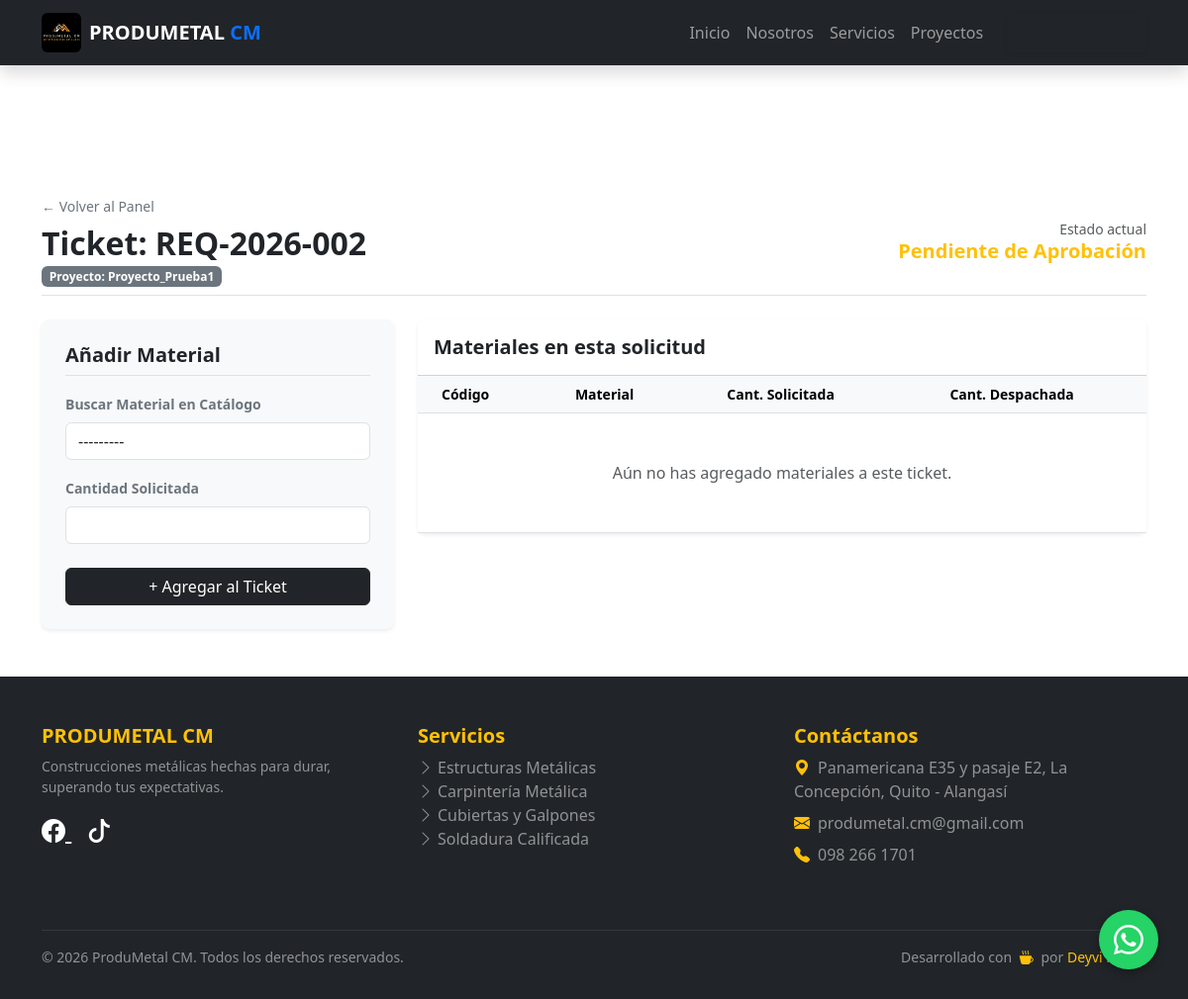
/erp/ticket/2/materiales/ (signed in), run on an earlier commit of the app's database.
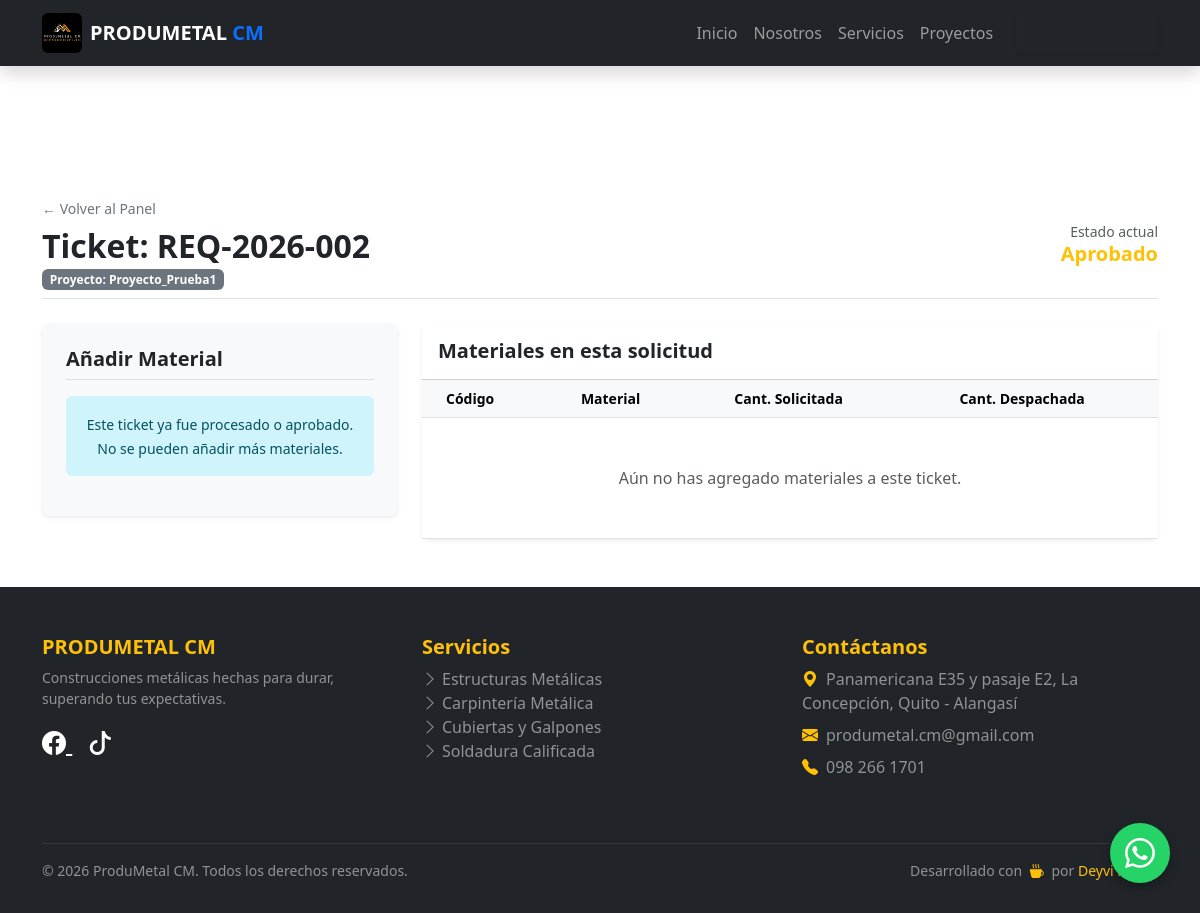
And on a later commit of the database.
### web/models.py (models this page shows, shortened)
class Requerimiento(models.Model):
    ESTADOS = [
        ('PENDIENTE', 'Pendiente de Aprobación'),
        ('APROBADO', 'Aprobado'),
        ('RECHAZADO', 'Rechazado'),
        ('DESPACHADO', 'Despachado'),
    ]
    folio = models.CharField(max_length=20, unique=True, blank=True, editable=False)
    solicitante = models.ForeignKey(User, on_delete=models.PROTECT, related_name='requerimientos')
    proyecto = models.ForeignKey(Proyecto, on_delete=models.PROTECT)
    fecha_solicitud = models.DateTimeField(auto_now_add=True)
    estado = models.CharField(max_length=20, choices=ESTADOS, default='PENDIENTE')
    observaciones = models.TextField(blank=True)

class Proyecto(models.Model):
    nombre = models.CharField(max_length=200)
    centro_costos = models.CharField(max_length=100, unique=True)
    is_active = models.BooleanField(default=True, help_text="Desmarcar para borrado lógico")
    fecha_creacion = models.DateTimeField(auto_now_add=True)

### web/views.py (the view)
# urls.py: path('erp/ticket/<int:req_id>/materiales/', views.añadir_materiales, name='añadir_materiales'),
@login_required(login_url='login')
@user_passes_test(es_solicitante, login_url='dashboard_erp')
def añadir_materiales(request, req_id):
    requerimiento = get_object_or_404(Requerimiento, id=req_id, solicitante=request.user)
    detalles = requerimiento.detalles.all()
    if request.method == 'POST':
        form_detalle = DetalleRequerimientoForm(request.POST)
        if form_detalle.is_valid():
            nuevo_detalle = form_detalle.save(commit=False)
            nuevo_detalle.requerimiento = requerimiento
            nuevo_detalle.save()
            messages.success(request, 'Material añadido al ticket.')
            return redirect('añadir_materiales', req_id=requerimiento.id)
    else:
        form_detalle = DetalleRequerimientoForm()
    context = {
        'requerimiento': requerimiento,
        'detalles': detalles,
        'form': form_detalle
    }
    return render(request, 'web/erp/añadir_materiales.html', context)

### web/forms.py
class DetalleRequerimientoForm(forms.ModelForm):
    class Meta:
        model = DetalleRequerimiento
        fields = ['material', 'cantidad_solicitada']
        widgets = {
            'material': forms.Select(attrs={'class': 'form-control'}),
            'cantidad_solicitada': forms.NumberInput(attrs={'class': 'form-control', 'min': '0.1', 'step': '0.01'}),
        }

### web/models.py (called while the page is built)
    def __str__(self):
        return f"[{self.get_tipo_display()}] {self.sku} - {self.nombre} (Stock: {self.stock_actual})"

### web/views.py (called while the page is built)
def es_solicitante(user):
    return user.groups.filter(name='Solicitante').exists() or user.is_superuser

### web/templates/web/erp/añadir_materiales.html (shortened to what the changed rows need)
{% extends 'web/base.html' %}
{% block content %}
<div class="container py-5" style="margin-top: 80px;">
    <div class="d-flex justify-content-between align-items-center mb-4 pb-2 border-bottom">
        <div>
            <a href="{% url 'dashboard_erp' %}" class="text-decoration-none text-secondary small d-block mb-2">&larr; Volver al Panel</a>
            <h2 class="fw-bold text-dark mb-0">Ticket: {{ requerimiento.folio }}</h2>
            <span class="badge bg-secondary mt-1">Proyecto: {{ requerimiento.proyecto.nombre }}</span>
        </div>
        <div class="text-end">
            <p class="mb-0 text-muted small">Estado actual</p>
            <h5 class="mb-0 fw-bold text-warning">{{ requerimiento.get_estado_display }}</h5>
        </div>
    </div>
    <div class="row g-4">
        <div class="col-lg-4">
            <div class="card shadow-sm border-0 bg-light rounded-3">
                <div class="card-body p-4">
                    {% if requerimiento.estado == 'PENDIENTE' %}
                        <form method="POST">
                            <div class="mb-3">
                                <label class="form-label fw-semibold text-secondary small">Buscar Material en Catálogo</label>
                                {{ form.material }}
                            </div>
                            <div class="mb-4">
                                <label class="form-label fw-semibold text-secondary small">Cantidad Solicitada</label>
                                {{ form.cantidad_solicitada }}
                            </div>
                            <div class="d-grid">
                                <button type="submit" class="btn btn-dark">+ Agregar al Ticket</button>
                            </div>
                        </form>
                    {% else %}
                        <div class="alert alert-info border-0 text-center">
                            <small>Este ticket ya fue procesado o aprobado. No se pueden añadir más materiales.</small>
                        </div>
                    {% endif %}
                </div>
            </div>
        </div>
        <div class="col-lg-8">
            <div class="card shadow-sm border-0 rounded-3">
                <div class="card-body p-0">
                    <div class="table-responsive">
                        <table class="table table-hover align-middle mb-0">
                            <thead class="table-light text-muted small">
                                <tr>
                                    <th class="px-4 py-2">Código</th>
                                    <th class="py-2">Material</th>
                                    <th class="py-2 text-center">Cant. Solicitada</th>
                                    <th class="px-4 py-2 text-center">Cant. Despachada</th>
                                </tr>
                            </thead>
                        </table>
                    </div>
                </div>
            </div>
        </div>
    </div>
</div>
{% endblock %}

What changed in the data, as far as the page shows it:
changed Requerimiento "Proyecto_Prueba1": estado "Pendiente de Aprobación" → "Aprobado"
Also different on the page:
form field material: "---------" → (not shown)
text no longer shown: "Buscar Material en Catálogo Cantidad Solicitada + Agregar al Ticket"
text now shown: "Este ticket ya fue procesado o aprobado. No se pueden añadir más materiales."
